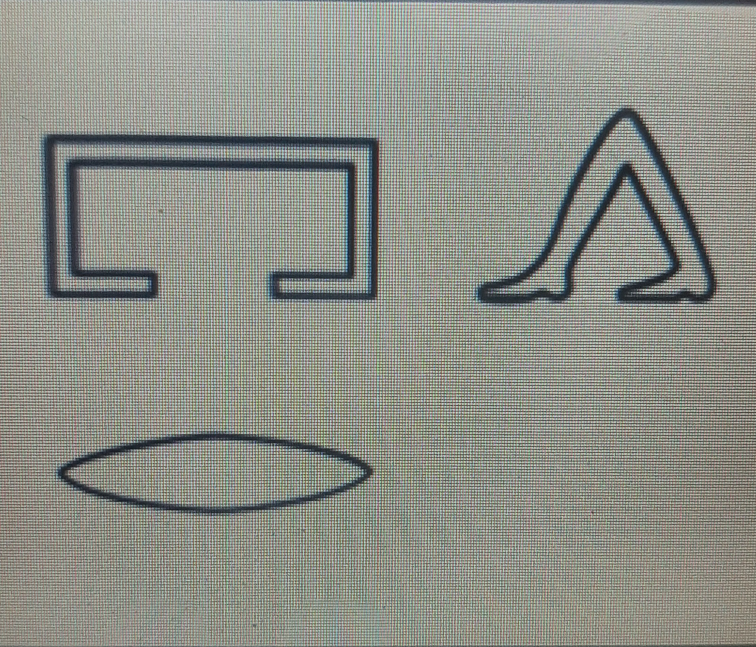
#> input picture walk_camera.jpg, 2268 x 1941 px (shown at 1/3 size)
$ jupyter execute --allow-errors 'predictions(cropped).ipynb'
#> lines starting #> are read from the running program, lines starting #| are printed output that depends on the picture; after the words box and inside, x2 and y2 are one past the last pixel; in counts of white or black regions, pixels touching at a corner belong together
### matching_algorithm.py
from fuzzywuzzy import process
from fuzzywuzzy import fuzz

##############PREDICTION#######################
str_list = {
        "Mouth": ['D021'], "House": [ 'O001'], "Man and his occupation": [ 'A001'],"backward motion":['D055'],"Hare":['E034'],
        "King": [ 'A040'], "Soker (The god)": ['O004 V031 D021 A040'],"Owl": ['G017'], "Morning": ['N014'],
        "Sun": [ 'N005'], "Day": [ 'O004 D021 G001 N005'],"Folded cloth":['S029'], "Water ripple":['N035'],
        "Motion": [ 'D054'], "Send": [ 'O004 G001 D058 D054'],"walk": [ 'O001 D021 D054'],"winter season": [ 'O001 D021 X001 N005'],
        "Small bird used for bad,weak, or little things": [ 'G037'], "Bad,evil": [ 'D058 T035 G037A N035'],
        "Ton,Village": [ 'O049'], "Qis (Place-name)": [ 'X007 T035 S029 O049'],
        "Eating,speaking or Metaphorically (emotions,attitude,thinking)": [ 'A002'], "Call out": [ 'T035 S029 N035 A002'], "Recount": [ 'S029 D046 I010 A002'],
        "Silent": [ 'W011 D021 A002'], "Think": [ 'V031 G001 A002'], "Hungry": [ 'V028 D021 X007 A002'], "Drink": [ 'VS029 D021 G037A A002'], "Eat": [ 'E034 N035 G017 A002'],
        "Tired": [ 'G037 D021 D046 A007 G037A'], "Faint": [ 'D058 N037 D046 A007 G037A'],
        "Infantry": [ 'Y005 N035 I009 G001 X001 A012 Z003'], "Army": [ 'G017 D036 N037 A012 Z003'], "Army": [ 'A012 Z003'],
        "Women": [ 'O034 X001 B001'], "Women, Wife": [ 'N042 X001 B001'], "Goddess": [ 'T007A X001 D021 X001 B001'], "Daughter": [ 'X001 G039 B001'], "Slave": [ 'O029A X001 B001'],
        "Widow": [ 'K005 G001 X001 D021 D003 B001'],
        "Hair": [ 'V007 N035 Z004 D003'], "Grey-haired": [ 'S029 O040 G017 D003'], "Complexion": [ 'T035 N035 E034 D003'],
        "Skin": [ 'T035 N035 K001 T034 G017 D003'],
        "Mourn": [ 'M017 G001 V031 D058 D003'], "Widow": [ 'K005,G001,X001,D021,D003,B001'], "Fall out (of hair)": [ 'G043 D003 N037'],
        "Found defective (of text)": [ 'G028 D003'],"Look": [ 'V007 N035 Z004 D003'], "Blind": [ 'N037 Q003 D005'], "Blind": [ 'N037 Q003 D004'],
        "Wakeful": [ 'N037 Q003 D005'], "Wakeful": [ 'N037 Q003 D004'],
        "Record royal titulary": [ 'G043 N035 D046 D066'], "Write": [ 'S029 D066 F046A'],
        "Serpent": [ 'V028 G001 I009 G043 I014'], "Snake": [ 'I010 D046 X001 I009 I014'],
        "king of Upper Egypt": [ 'M023 X001 N035 '], "king of Upper Egypt": [ 'M023 X001 '], "king of Upper Egypt": [ 'M023'],
        "king of Upper and Lower Egypt": [ 'M023 X001 X001 L002'],"Priest": [ 'D060 N035A A001'], "God's father": [ 'T007A X001 '], "God's father": [ 'T007A X001 I009'],
        "Lector priest": [ 'V028 W005 D058'], "General-in-chief": [ 'G017 Z015 D021 A011 Z003 D021 G037A'], "Soldier of the town regment": [ 'S034 O049 N035'],
        "Governor, mayor of the town": [ 'F004 D036 A003'], "Reporter,Herald": [ 'F025 G017'],  "King's adviser, Royal intimate": [ 'M023 D021 AA001 Y001'], "King's adviser, Royal intimate": [ 'M024'],
        "Follower of the palace": [ 'T018 G037A O001 T001 O001'],
        "Keeper of the royal diadem": [ 'A048 F035 X001 F004'], "Chamberlain": [ 'W017 G017'], "King's seal-bearer": [ 'L002 X001 S019'], "Sole companion": [ 'S029 S034 X001 T021 Z001'],
        "Anubis": [ 'T035 N035 Q003 G043 E016'], "Ptah": [ 'Q003 X001 V028'], "Heket": [ 'V028 X001 X007 A041'], "Sebek or Sobek": [ 'S029 D058 V031'], "Ra or Re": [ 'D021 D036 N005'],
        "Seker or Soker": [ 'O034 V031 D021'],
        "raise": [ 'A009 G001 I009'],"work": [ 'A009 X001 D028'],"load": [ 'A009 Q003 V013 G001'],"raise": [ 'A009 A024'],"load": [ 'A009 D036'],
        "Build, fashion(men)": [ 'A035 A024'],"Bricklayer,Potter": [ 'A035 A024 A001'], "Build": [ 'A035 D040'],"Builder of walls": [ 'A035 D040 M017 K001 N035 D058 O036 A001'],"Build":
        ['A035 Y001 A024 A001 Z002'],"Vulture": [ 'G001'],"To injure,to harm, denounce": [ 'G001 D036 D036 D036'],"To injure,to harm, denounce": [ 'G001 D036 D036 D006'],
        "Foreigner": [ 'G001 D036 D036 F018 A002'],"Foreigner": [ 'G001 D036 D036 F018 A002 A001'],"Foreigner, translator, interpreter,soldier": [ 'G001 D036 D036 F018 T014 A002'],
        "Constructing (a boat)": [ 'G001 D036 D036 G043 D040'],"Jars, Containers": [ 'G001 D036 D036 G043 D040 X001 W023'],"A tree": [ 'G001 D036 D036 M001A'],
        "Multitude, many": [ 'I002 A001 Z002'],"Many, numerous,much": [ 'I002 G001'],"Excessive crying of children": [ 'I002 G001 G043 X001 A002 Z003'],
        "Noisy": [ 'I002 G001 Z002 P008 Z007 A002'],"Noisy": [ 'I002 G001 Z002 AA001 D021 E023 G043 P008 A002'],"Multitude (of people), Company(of guests)": [ 'I002 G001 X001 A001 Z002'],
        "Multitude (of people), Company(of guests)": [ 'I002 G001 X001 A001 B001 Z002'],"Well to do person, King of the birds": [ 'I002 Z002 G039 Z003'],
        "Throat": [ 'I002 Z002 X001 F051B I001'],"Garrulous, Chattering": [ 'I002 Z002 P008 G043 A002'],"Official": [ 'A021 D021 S029'],
        "Courtier": [ 'A021 X001 V001 W024 N035 V007'],"Friend": [ 'A021 S029 G017 T034 N035 AA001'],"Statue": [ 'A021 U033 D033 N035'],
        "Courtiers": [ 'I002 A001 Z002 A021 X001 V001 W024 N035 V007'],"Herdsman": [ 'A024 G043 D040'],"Combat": [ 'A024 N035 Z004 D021 D002 Z001'],
        "Ship part": [ 'A024 Z007 M017 K001 K001 N035 Z007 Z003A'],"Beat, srike, smite": [ 'A025'],"Utterance, recitation": [ 'A025 N023 N035 Z001'],
        "Re or Ra": [ 'C002'],"Seth": [ 'C007'],"Truth, righteousness,justice, right doing ": [ 'C010'],"Heh (section of a phyle)": [ 'C011'],
        "Millions, a great number": [ 'C011 C011 C011'],"Innumerable": [ 'C011 Z001 Z003'], "Millions, a great number": [ 'C011 Z001 Z007 Z004 Z003'],
        "A type of wine": [ 'G051 W051'],"To tear asunder": [ 'G051 AA015 G051 AA015 Z009 D040'],"Capable": [ 'G051 AA015 Y001 D046 X001 Z001'],
        "The two ladies ( Nekhbet and Wadjet)": [ 'G016'],"The two ladies ( Nekhbet and Wadjet)": [ 'G016 B001 B001'],
        "The two ladies ( Nekhbet and Wadjet)": [ 'G016 G007 G007'],"Among, therein": [ 'G018 D039'],"Giraffe": [ 'G018 Z004 F027'],
        "Daughter, daughter in law, granddaughter": [ 'Q001'],"Authority": [ 'Q001 D002 D021'], "Affection": [ 'Q001 F034 Z001'],
        "Double throne": [ 'Q001 G043 X001 X001 O001 Z003A'],"Place of truth, tomb, necropolis": [ 'Q001 H006'],"Tomb": [ 'Q001 O001'],
        "Cash payment": [ 'Q001 O004 G001 A009'],"Lion, lion shaped image (of king), sphinx": [ 'E022'], "Master, Lord": [ 'E023'],"Lion": [ 'E023 Z001'],
        "Two lion gods(Tefnut & Shu), Ruty(god)": [ 'E023 E023 M017'],"Magazine": [ 'E023 O001 D036 Z002'],"Warehosue, storehouse, Labour establishment, ergastulum": [ 'E023 O001 D036'],
        "A fish": [ 'E023 K001 D036'],"A fish": [ 'E023 K001 D036 T030'],"Flame": [ 'E023 M017 M017 Q007 D021'],"Gateway": [ 'E023 M017 M017 O007 D021'],
        "Court of law, hall, gateway, waiting place": [ 'E023 M017 M017 X001 D021 O001'],"Selket": [ 'L007'],"Selket, Scorpion": [ 'L007 X001'],
        "To hinder": [ 'V007 D036'],"Court, Royal Household": [ 'V007 A021 M017 M017 Z002'],"Breast, chest, upper body": [ 'V007 D058 X001 F051']
        }

def dictionary_matching(top1):
    temp=[]
    temp.append(top1)
    # if isinstance(top1,list):
    #     temp=top1
    #     top1 = top1[0]

    match_ratios = process.extract(top1, str_list, scorer=fuzz.token_sort_ratio)
    print(match_ratios)

    best_match = process.extractOne(top1, str_list, scorer=fuzz.token_sort_ratio)
    print(best_match)
    # print("best match2"+ best_match[2])

    key_list=list(str_list.keys())
    val_list=list(str_list.values())

    if temp in val_list:

        ind=val_list.index(temp)
        ans = key_list[ind]

        # if val_list.index(temp):
        #     # ind=val_list.index(temp)
        #     # ans = key_list[ind]
        # else:
        #     ans=" "
    else:
        ans = "-"
        print ("temp ="+str(top1))


    result = any(any(top1 in s for s in subList) for subList in str_list.values())
    print("result", result)
    print("answer", ans)
    # max_key = max(d, key=lambda k: d[k])

    return best_match[2]
    # return ans,result
# print(dictionary_matching('O004'))

### matching_algorithm_pronunciation.py

##############PRONUNCIATION#######################
def dictionary_matching_pronunciation(top1):
    str_list_pronunce={
        'پر':"O001",'ر':"D021",'بري':"O001 D021 D054","پرت":'O001 D021 X001 N005','جر':"W011 D021 A002",'نيس':"T035 S029 N035 A002",
        'ممي':'G018 Z004 F027', 'بري':"D021 O001 D055",'عنن':"D055",'ون':"E034",'دوع':"N014", 'م':"G017",
    }

    key_list_pronunciation=list(str_list_pronunce.keys())
    val_list_pronunciation=list(str_list_pronunce.values())

    if top1 not in val_list_pronunciation:
        message="لا يوجد صوت"
    else:
        ind_pronunciation=val_list_pronunciation.index(top1)
        message=key_list_pronunciation[ind_pronunciation]


    return message

### predictions(cropped).ipynb
[cell 1]
# loaded_model = pickle.load("squeezenetfinetuned.pkl")
import sklearn
import numpy as np
import joblib
import pickle
import torch

#Basma
# classifer = joblib.load("C:/Users/basma/Fourth Year/Graduation_Project/squeezenetfinetuned.pkl")

#Bassem
# classifer = joblib.load("squeezenetuntrained.pkl")

#> (the rest of this cell did not finish here and is left out)

[cell 2]
# # Segmentation then Cropping algorithm
# import cv2
# from imutils import contours
# from skimage.filters import threshold_otsu

# # Load image, grayscale, Otsu's threshold
# image_array = []
# results = []
# # image = cv2.imread('C:/Users/basma/Fourth Year/Graduation_Project/O001 (1).png')
# # image_array.append(image)
# # gray = cv2.cvtColor(image, cv2.COLOR_BGR2GRAY)
# # thresh = cv2.threshold(gray,0,255,cv2.THRESH_OTSU + cv2.THRESH_BINARY)[1]
# # inv = cv2.bitwise_not(thresh)
# # rgb = cv2.cvtColor(inv, cv2.COLOR_GRAY2RGB)

# # Load image
# image = cv2.imread('walk (1).png')

# # Convert image to grayscale
# gray = cv2.cvtColor(image, cv2.COLOR_BGR2GRAY)

# # Threshold image
# _, thresh = cv2.threshold(gray, 0, 255, cv2.THRESH_BINARY_INV | cv2.THRESH_OTSU)

# # Find contours
# contours,_  = cv2.findContours(thresh, cv2.RETR_EXTERNAL, cv2.CHAIN_APPROX_SIMPLE)


# #---------------------------------------------------------------------
# # def Otsu(myImage):

#   # image = cv2.imread(myImage)
#   # gray = cv2.cvtColor(image, cv2.COLOR_BGR2GRAY)
#   # thresh = cv2.threshold(gray,0,255,cv2.THRESH_OTSU + cv2.THRESH_BINARY)[1]
#   # inv = cv2.bitwise_not(thresh)
#   # rgb = cv2.cvtColor(inv, cv2.COLOR_GRAY2RGB)
#   # # image_array.append(rgb)

#   # return inv


#   # sample_image = cv2.imread(myImage)
#   # img = cv2.cvtColor(sample_image,cv2.COLOR_BGR2RGB)

#   # # plt.axis('off')
#   # # plt.imshow(img)

#   # img_gray=cv2.cvtColor(img,cv2.COLOR_RGB2GRAY)

#   # thresh = threshold_otsu(img_gray)
#   # img_otsu  = img_gray < thresh

#   # # plt.imshow(img_otsu)

#   # filtered = filter_image(img, img_otsu)
#   # filteredBW=cv2.cvtColor(filtered,cv2.COLOR_RGB2GRAY)
#   # return filteredBW


# def filter_image(image, mask):

#     r = image[:,:,0] * mask
#     g = image[:,:,1] * mask
#     b = image[:,:,2] * mask

#     return np.dstack([r,g,b])

# # image = Otsu('D:/semester 7/Graduation Project/Datasets/new dataset/O001.png')

# # gray = cv2.cvtColor(image, cv2.COLOR_BGR2GRAY)
# # thresh = cv2.threshold(gray,0,255,cv2.THRESH_OTSU + cv2.THRESH_BINARY)[1]
# # inv = cv2.bitwise_not(thresh)

# cv2.imwrite('image2.png', image)
# #---------------------------------------------------------------------

# # Find contours, sort from left-to-right, then crop
# # cnts = cv2.findContours(image, cv2.RETR_EXTERNAL, cv2.CHAIN_APPROX_SIMPLE)
# # cnts = cnts[0] if len(cnts) == 2 else cnts[1]
# # cnts, _ = contours.sort_contours(cnts, method="left-to-right")

# # ROI_number = 0
# # for c in cnts:
# #     area = cv2.contourArea(c)
# #     if area > 50:
# #         x,y,w,h = cv2.boundingRect(c)
# #         ROI = 255 - image[y:y+h, x:x+w]
# #         # img1 = cv2.copyMakeBorder(ROI, 20,20,20,20,cv2.BORDER_CONSTANT, value=[255,255,255])
# #         img2 = cv2.bitwise_not(ROI)
# #         cv2.imwrite('ROIVVV_{}.png'.format(ROI_number), img2)

# #         image_array.append(img2)
# #         cv2.rectangle(image, (x, y), (x + w, y + h), (36,255,12), 2)
# #         ROI_number += 1


# # Crop symbols
# for i, contour in enumerate(contours):
#     # Get bounding rectangle
#     x, y, w, h = cv2.boundingRect(contour)

#     # Crop symbol
#     symbol = image[y:y+h, x:x+w]

#     # image = cv2.imread(symbol)
#     gray = cv2.cvtColor(symbol, cv2.COLOR_BGR2GRAY)
#     thresh = cv2.threshold(gray,0,255,cv2.THRESH_OTSU + cv2.THRESH_BINARY)[1]
#     inv = cv2.bitwise_not(thresh)

#     # Save symbol
#     cv2.imwrite(f"symbol{i}.png", inv)

[cell 3]
import cv2
import numpy as np

deleteCounterImage = 0

# Set threshold values for binary image and blob analysis
binary_threshold = 50
blob_min_area = 100

# Load the input image
image = cv2.imread("walk_camera.jpg")
#> image is the input picture: shape (1941, 2268, 3); mean B, G, R 136.4, 144.7, 142.5

# Convert image to grayscale
gray = cv2.cvtColor(image, cv2.COLOR_BGR2GRAY)
cv2.imwrite('gray.png', gray)
# Apply Otsu's thresholding method to get a binary image
_, threshold = cv2.threshold(gray, 0, 255, cv2.THRESH_BINARY + cv2.THRESH_OTSU)
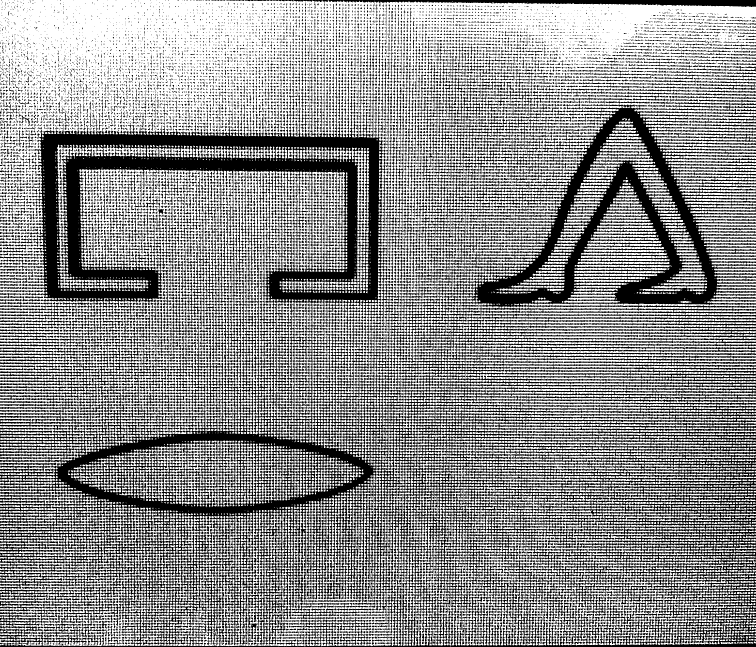
#> threshold: shape (1941, 2268) (shown at 1/3 size); 56.6% white; 11385 black regions (6901 under 20 px), largest, box (x1, y1, x2, y2) and area: (0, 248, 2268, 1941) 1481246, (882, 0, 2268, 21) 14645, (1320, 357, 1513, 623) 7959

# Invert the binary image
binary = cv2.bitwise_not(threshold)
#> binary: shape (1941, 2268); 43.4% white; 11385 white regions (6901 under 20 px)
cv2.imwrite('binary.png', binary)

# Perform blob analysis
contours, hierarchy = cv2.findContours(binary, cv2.RETR_EXTERNAL, cv2.CHAIN_APPROX_SIMPLE)
#> contours = 9871 contours, 7884 with area under 20; largest, box (x1, y1, x2, y2) and area: (0, 248, 2268, 1941) 2722411, (882, 0, 2268, 21) 13194, (1320, 357, 1513, 623) 9474, (1467, 309, 1659, 496) 6722, (0, 1828, 180, 1886) 4230
#| 0

# [15 lines of commented-out code are left out]

[cell 4]
from PIL import Image, ImageFilter

image_array = []

#> (the rest of this cell did not finish here and is left out)

[cell 5]
import torchvision.transforms as transforms
from PIL import Image
from PIL import ImageFile
import cv2

results = ""
#Basma
for i in range(deleteCounterImage):
    input_image = Image.open(f'final{i}.png').convert('RGB')
    # input_image = Image.open('C:/Users/basma/Fourth Year/Graduation_Project/SegmentedDatasetAgain/train/A040/A040_1.png').convert('RGB')
    #Bassem
    # input_image = Image.open('D:/Ahmed Bassem/MIU/Year 4/Graduation Project/Datasets/SegmentedDataset/SegmentedDataset/test/O001/O001_1.png').convert('RGB')

    preprocess = transforms.Compose([
        transforms.Resize(256),
        transforms.CenterCrop(224),
        transforms.ToTensor(),
        transforms.Normalize(mean=[0.485, 0.456, 0.406], std=[0.229, 0.224, 0.225]),
        # transforms.Pad(50),
    ])
    input_tensor = preprocess(input_image)
    # input_tensor = preprocess(Image.fromarray(i))
    input_batch = input_tensor.unsqueeze(0)
    if torch.cuda.is_available():
        input_batch = input_batch.to('cuda')
        model.to('cuda')

    with torch.no_grad():
        output = model(input_batch)

    # Tensor of shape 1000, with confidence scores over Aegyptos' 1072 classes
    print(output[0])
    # The output has unnormalized scores. To get probabilities, you can run a softmax on it.
    probabilities = torch.nn.functional.softmax(output[0], dim=0)

    # Read the categories
    #Basma
    with open("classes_names.txt", "r") as f:

    #Bassem
    # with open("D:/Ahmed Bassem/MIU\Year 4/Graduation Project/classes_names.txt", "r") as f:
        categories = [s.strip() for s in f.readlines()]
    # Show top categories per image
    top5_prob, top5_catid = torch.topk(probabilities, 5)
    for i in range(top5_prob.size(0)):
        print(categories[top5_catid[i]], top5_prob[i].item())

    top1 = categories[top5_catid[0]]
    print(top1)

    class_name = 'W011'
    class_index = categories.index(class_name)
    class_prob = probabilities[class_index] * 100
    print(f"Percentage of confidence for {class_name}: {class_prob:.2f}%")

    # results = results + top1 + " "
    results += " "+ top1
updated_results = results.replace(" ", "", 1)
    # results.append(top1)
print(updated_results)

[cell 6]
import matching_algorithm as ma
print(ma.dictionary_matching(updated_results))
#> (the call stopped at in dictionary_matching, `match_ratios = process.extract(top1, str_list, scorer=fuzz.token_sort_..`: fuzzywuzzy is not available in this run)

[cell 7]
import os
# Delete previously created images
#> (the rest of this cell did not finish here and is left out)

[cell 8]
import matching_algorithm_pronunciation as ma
print(ma.dictionary_matching_pronunciation(updated_results))
